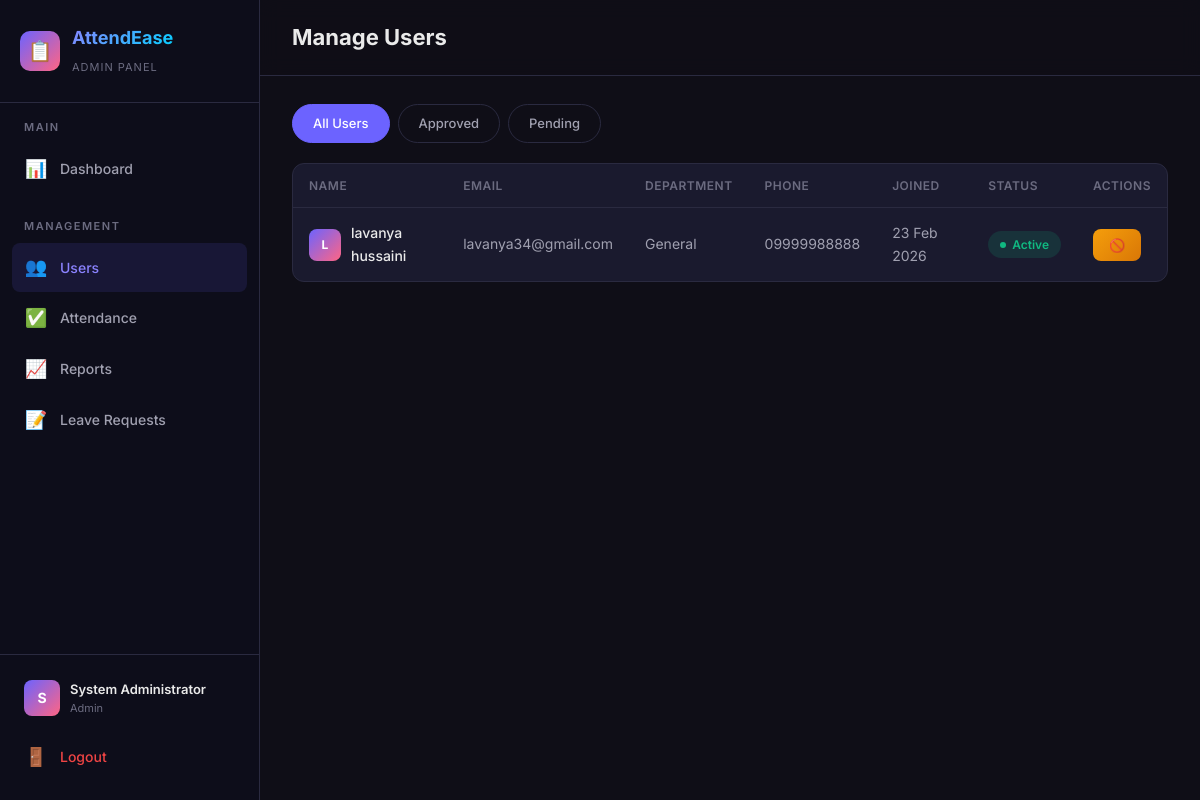
Page /admin/users (signed in) on the committed database.
### models.py (models this page shows, shortened)
class User(UserMixin, db.Model):
    __tablename__ = 'users'
    id = db.Column(db.Integer, primary_key=True)
    username = db.Column(db.String(80), unique=True, nullable=False)
    email = db.Column(db.String(120), unique=True, nullable=False)
    password_hash = db.Column(db.String(256), nullable=False)
    full_name = db.Column(db.String(150), nullable=False)
    role = db.Column(db.String(20), default='user')  # 'user' or 'admin'
    department = db.Column(db.String(100), default='General')
    phone = db.Column(db.String(20), default='')
    is_approved = db.Column(db.Boolean, default=False)
    created_at = db.Column(db.DateTime, default=datetime.utcnow)
    attendances = db.relationship('Attendance', backref='user', lazy=True)
    leave_requests = db.relationship('LeaveRequest', backref='user', lazy=True)
    def is_admin(self):
        return self.role == 'admin'

### routes/admin.py (the view)
@admin_bp.route('/users')
@login_required
@admin_required
def manage_users():
    status_filter = request.args.get('status', 'all')
    query = User.query.filter_by(role='user')
    if status_filter == 'approved':
        query = query.filter_by(is_approved=True)
    elif status_filter == 'pending':
        query = query.filter_by(is_approved=False)
    users = query.order_by(User.created_at.desc()).all()
    return render_template('admin/users.html', users=users, status_filter=status_filter)

### models.py (called while the page is built)
@login_manager.user_loader
def load_user(user_id):
    return User.query.get(int(user_id))

### routes/admin.py (called while the page is built)
def admin_required(f):
    @wraps(f)
    def decorated_function(*args, **kwargs):
        if not current_user.is_authenticated or not current_user.is_admin():
            flash('Admin access required.', 'danger')
            return redirect(url_for('auth.login'))
        return f(*args, **kwargs)
    return decorated_function

### templates/admin/users.html (shortened to what this page needs)
{% extends "layout.html" %}
{% block page_title %}Manage Users{% endblock %}
{% block content %}
<div class="filter-tabs">
    <a href="{{ url_for('admin.manage_users', status='all') }}"
        class="filter-tab {{ 'active' if status_filter == 'all' }}">All Users</a>
    <a href="{{ url_for('admin.manage_users', status='approved') }}"
        class="filter-tab {{ 'active' if status_filter == 'approved' }}">Approved</a>
    <a href="{{ url_for('admin.manage_users', status='pending') }}"
        class="filter-tab {{ 'active' if status_filter == 'pending' }}">Pending</a>
</div>
<div class="card">
    <div class="card-body" style="padding: 0;">
        <div class="table-wrapper">
            <table class="data-table">
                <thead>
                    <tr>
                        <th>Name</th>
                        <th>Email</th>
                        <th>Department</th>
                        <th>Phone</th>
                        <th>Joined</th>
                        <th>Status</th>
                        <th>Actions</th>
                    </tr>
                </thead>
                <tbody>
                    {% for user in users %}
                    <tr>
                        <td style="color: var(--text-primary); font-weight: 500;">
                            <div style="display: flex; align-items: center; gap: 10px;">
                                <div class="user-avatar" style="width: 32px; height: 32px; font-size: 12px;">{{
                                    user.full_name[0]|upper }}</div>
                                {{ user.full_name }}
                            </div>
                        </td>
                        <td>{{ user.email }}</td>
                        <td>{{ user.department }}</td>
                        <td>{{ user.phone or '-' }}</td>
                        <td>{{ user.created_at.strftime('%d %b %Y') }}</td>
                        <td>
                            <span class="status-badge {{ 'active' if user.is_approved else 'inactive' }}">
                                <span class="status-dot"></span>{{ 'Active' if user.is_approved else 'Pending' }}
                            </span>
                        </td>
                        <td>
                            <div class="action-btns">
                                {% if not user.is_approved %}
                                <form method="POST" action="{{ url_for('admin.approve_user', user_id=user.id) }}"
                                    style="display:inline;">
                                    <button type="submit" class="btn btn-success btn-sm" title="Approve">✅</button>
                                </form>
                                <form method="POST" action="{{ url_for('admin.reject_user', user_id=user.id) }}"
                                    style="display:inline;"
                                    onsubmit="return confirm('Are you sure you want to remove this user?');">
                                    <button type="submit" class="btn btn-danger btn-sm"
                                        title="Reject & Remove">❌</button>
                                </form>
                                {% else %}
                                <form method="POST" action="{{ url_for('admin.toggle_user', user_id=user.id) }}"
                                    style="display:inline;">
                                    <button type="submit" class="btn btn-warning btn-sm" title="Deactivate">🚫</button>
                                </form>
                                {% endif %}
                            </div>
                        </td>
                    </tr>
                    {% endfor %}
                </tbody>
            </table>
        </div>
    </div>
</div>
{% endblock %}

### templates/layout.html (shortened to what this page needs)
{% extends "base.html" %}
{% block body %}
<div class="app-layout">
    <aside class="sidebar" id="sidebar">
        <div class="sidebar-header">
            <div class="sidebar-brand">
                <div class="brand-icon">📋</div>
                <div>
                    <h2>AttendEase</h2>
                    <span>{{ 'Admin Panel' if current_user.is_admin() else 'Employee Portal' }}</span>
                </div>
            </div>
        </div>
        <nav class="sidebar-nav">
            {% if current_user.is_admin() %}
            <div class="nav-section">
                <div class="nav-section-title">Main</div>
                <a href="{{ url_for('admin.dashboard') }}"
                    class="nav-link {{ 'active' if request.endpoint == 'admin.dashboard' }}">
                    <span class="nav-icon">📊</span> Dashboard
                </a>
            </div>
            <div class="nav-section">
                <div class="nav-section-title">Management</div>
                <a href="{{ url_for('admin.manage_users') }}"
                    class="nav-link {{ 'active' if request.endpoint == 'admin.manage_users' }}">
                    <span class="nav-icon">👥</span> Users
                </a>
                <a href="{{ url_for('admin.view_attendance') }}"
                    class="nav-link {{ 'active' if request.endpoint == 'admin.view_attendance' }}">
                    <span class="nav-icon">✅</span> Attendance
                </a>
                <a href="{{ url_for('admin.attendance_report') }}"
                    class="nav-link {{ 'active' if request.endpoint == 'admin.attendance_report' }}">
                    <span class="nav-icon">📈</span> Reports
                </a>
                <a href="{{ url_for('admin.manage_leaves') }}"
                    class="nav-link {{ 'active' if request.endpoint == 'admin.manage_leaves' }}">
                    <span class="nav-icon">📝</span> Leave Requests
                </a>
            </div>
            {% endif %}
        </nav>
        <div class="sidebar-footer">
            <div class="user-info">
                <div class="user-avatar">{{ current_user.full_name[0]|upper }}</div>
                <div class="user-details">
                    <div class="name">{{ current_user.full_name }}</div>
                    <div class="role">{{ current_user.role }}</div>
                </div>
            </div>
            <a href="{{ url_for('auth.logout') }}" class="nav-link" style="color: var(--danger); margin-top: 8px;">
                <span class="nav-icon">🚪</span> Logout
            </a>
        </div>
    </aside>
    <main class="main-content">
        <div class="content-header">
            <h1>{% block page_title %}Dashboard{% endblock %}</h1>
        </div>
        <div class="content-body">
            {% block content %}{% endblock %}
        </div>
    </main>
</div>
{% endblock %}

### rows in the picture
User: role "ADMIN PANEL", full_name "S", full_name "System Administrator", role "Admin"
User: full_name "L", full_name "lavanya hussaini", email "lavanya34@gmail.com", department "General", phone "09999988888", created_at "23 Feb 2026", is_approved "Active"
